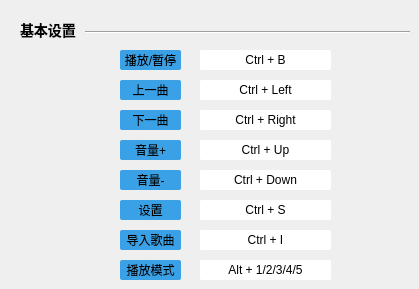
   <widget class="QWidget" name="second">
    <widget class="Line" name="line_S1">
     <property name="geometry">
      <rect>
       <x>85</x>
       <y>30</y>
       <width>325</width>
       <height>5</height>
      </rect>
     </property>
     <property name="orientation">
      <enum>Qt::Horizontal</enum>
     </property>
    </widget>
    <widget class="QLabel" name="baseSetShotKeyWidget">
     <property name="geometry">
      <rect>
       <x>20</x>
       <y>20</y>
       <width>60</width>
       <height>20</height>
      </rect>
     </property>
     <property name="styleSheet">
      <string notr="true">background-color:transparent;
font-size:14px;
font-weight:bold;</string>
     </property>
     <property name="text">
      <string>基本设置</string>
     </property>
    </widget>
    <widget class="QLabel" name="item_S1">
     <property name="geometry">
      <rect>
       <x>120</x>
       <y>50</y>
       <width>61</width>
       <height>20</height>
      </rect>
     </property>
     <property name="styleSheet">
      <string notr="true">background:#3BA1E6;border-radius:2px</string>
     </property>
     <property name="text">
      <string>播放/暂停</string>
     </property>
     <property name="alignment">
      <set>Qt::AlignCenter</set>
     </property>
    </widget>
    <widget class="QLabel" name="item_S2">
     <property name="geometry">
      <rect>
       <x>200</x>
       <y>50</y>
       <width>131</width>
       <height>20</height>
      </rect>
     </property>
     <property name="styleSheet">
      <string notr="true">background:white;border-radius:2px</string>
     </property>
     <property name="text">
      <string>Ctrl + B</string>
     </property>
     <property name="alignment">
      <set>Qt::AlignCenter</set>
     </property>
    </widget>
    <widget class="QLabel" name="item_S3">
     <property name="geometry">
      <rect>
       <x>120</x>
       <y>80</y>
       <width>61</width>
       <height>20</height>
      </rect>
     </property>
     <property name="styleSheet">
      <string notr="true">background:#3BA1E6;border-radius:2px</string>
     </property>
     <property name="text">
      <string>上一曲</string>
     </property>
     <property name="alignment">
      <set>Qt::AlignCenter</set>
     </property>
    </widget>
    <widget class="QLabel" name="item_S4">
     <property name="geometry">
      <rect>
       <x>200</x>
       <y>80</y>
       <width>131</width>
       <height>20</height>
      </rect>
     </property>
     <property name="styleSheet">
      <string notr="true">background:white;border-radius:2px</string>
     </property>
     <property name="text">
      <string>Ctrl + Left</string>
     </property>
     <property name="alignment">
      <set>Qt::AlignCenter</set>
     </property>
    </widget>
    <widget class="QLabel" name="item_S5">
     <property name="geometry">
      <rect>
       <x>120</x>
       <y>110</y>
       <width>61</width>
       <height>20</height>
      </rect>
     </property>
     <property name="styleSheet">
      <string notr="true">background:#3BA1E6;border-radius:2px</string>
     </property>
     <property name="text">
      <string>下一曲</string>
     </property>
     <property name="alignment">
      <set>Qt::AlignCenter</set>
     </property>
    </widget>
    <widget class="QLabel" name="item_S7">
     <property name="geometry">
      <rect>
       <x>120</x>
       <y>140</y>
       <width>61</width>
       <height>20</height>
      </rect>
     </property>
     <property name="styleSheet">
      <string notr="true">background:#3BA1E6;border-radius:2px</string>
     </property>
     <property name="text">
      <string>音量+</string>
     </property>
     <property name="alignment">
      <set>Qt::AlignCenter</set>
     </property>
    </widget>
    <widget class="QLabel" name="item_S9">
     <property name="geometry">
      <rect>
       <x>120</x>
       <y>170</y>
       <width>61</width>
       <height>20</height>
      </rect>
     </property>
     <property name="styleSheet">
      <string notr="true">background:#3BA1E6;border-radius:2px</string>
     </property>
     <property name="text">
      <string>音量-</string>
     </property>
     <property name="alignment">
      <set>Qt::AlignCenter</set>
     </property>
    </widget>
    <widget class="QLabel" name="item_S11">
     <property name="geometry">
      <rect>
       <x>120</x>
       <y>200</y>
       <width>61</width>
       <height>20</height>
      </rect>
     </property>
     <property name="styleSheet">
      <string notr="true">background:#3BA1E6;border-radius:2px</string>
     </property>
     <property name="text">
      <string>设置</string>
     </property>
     <property name="alignment">
      <set>Qt::AlignCenter</set>
     </property>
    </widget>
    <widget class="QLabel" name="item_S6">
     <property name="geometry">
      <rect>
       <x>200</x>
       <y>110</y>
       <width>131</width>
       <height>20</height>
      </rect>
     </property>
     <property name="styleSheet">
      <string notr="true">background:white;border-radius:2px</string>
     </property>
     <property name="text">
      <string>Ctrl + Right</string>
     </property>
     <property name="alignment">
      <set>Qt::AlignCenter</set>
     </property>
    </widget>
    <widget class="QLabel" name="item_S8">
     <property name="geometry">
      <rect>
       <x>200</x>
       <y>140</y>
       <width>131</width>
       <height>20</height>
      </rect>
     </property>
     <property name="styleSheet">
      <string notr="true">background:white;border-radius:2px</string>
     </property>
     <property name="text">
      <string>Ctrl + Up</string>
     </property>
     <property name="alignment">
      <set>Qt::AlignCenter</set>
     </property>
    </widget>
    <widget class="QLabel" name="item_S10">
     <property name="geometry">
      <rect>
       <x>200</x>
       <y>170</y>
       <width>131</width>
       <height>20</height>
      </rect>
     </property>
     <property name="styleSheet">
      <string notr="true">background:white;border-radius:2px</string>
     </property>
     <property name="text">
      <string>Ctrl + Down</string>
     </property>
     <property name="alignment">
      <set>Qt::AlignCenter</set>
     </property>
    </widget>
    <widget class="QLabel" name="item_S12">
     <property name="geometry">
      <rect>
       <x>200</x>
       <y>200</y>
       <width>131</width>
       <height>20</height>
      </rect>
     </property>
     <property name="styleSheet">
      <string notr="true">background:white;border-radius:2px</string>
     </property>
     <property name="text">
      <string>Ctrl + S</string>
     </property>
     <property name="alignment">
      <set>Qt::AlignCenter</set>
     </property>
    </widget>
    <widget class="QLabel" name="item_S14">
     <property name="geometry">
      <rect>
       <x>200</x>
       <y>230</y>
       <width>131</width>
       <height>20</height>
      </rect>
     </property>
     <property name="styleSheet">
      <string notr="true">background:white;border-radius:2px</string>
     </property>
     <property name="text">
      <string>Ctrl + I</string>
     </property>
     <property name="alignment">
      <set>Qt::AlignCenter</set>
     </property>
    </widget>
    <widget class="QLabel" name="item_S13">
     <property name="geometry">
      <rect>
       <x>120</x>
       <y>230</y>
       <width>61</width>
       <height>20</height>
      </rect>
     </property>
     <property name="styleSheet">
      <string notr="true">background:#3BA1E6;border-radius:2px</string>
     </property>
     <property name="text">
      <string>导入歌曲</string>
     </property>
     <property name="alignment">
      <set>Qt::AlignCenter</set>
     </property>
    </widget>
    <widget class="QLabel" name="item_S16">
     <property name="geometry">
      <rect>
       <x>200</x>
       <y>260</y>
       <width>131</width>
       <height>20</height>
      </rect>
     </property>
     <property name="styleSheet">
      <string notr="true">background:white;border-radius:2px</string>
     </property>
     <property name="text">
      <string>Alt + 1/2/3/4/5</string>
     </property>
     <property name="alignment">
      <set>Qt::AlignCenter</set>
     </property>
    </widget>
    <widget class="QLabel" name="item_S15">
     <property name="geometry">
      <rect>
       <x>120</x>
       <y>260</y>
       <width>61</width>
       <height>20</height>
      </rect>
     </property>
     <property name="styleSheet">
      <string notr="true">background:#3BA1E6;border-radius:2px</string>
     </property>
     <property name="text">
      <string>播放模式</string>
     </property>
     <property name="alignment">
      <set>Qt::AlignCenter</set>
     </property>
    </widget>
   </widget>
